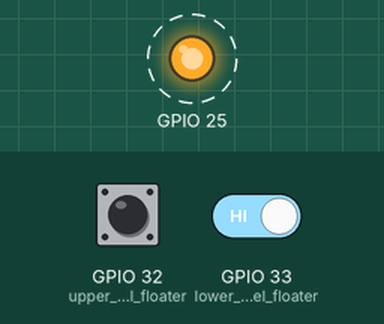
The sketch below on a simulated ESP32. Shown: output pins drawn as LEDs (lit = HIGH). Dashed ring = blinking. The inputs (shaded band) are chosen by the test bench; at power-on: GPIO 32 (upper_level_floater) HIGH, GPIO 33 (lower_level_floater) HIGH. What the sketch prints to the serial monitor is not drawn.

Above: at 0.5 s.
Timing chart, 0 to 4.6 s (numbered marks = the images above):
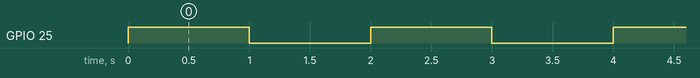

The sketch:

eerste_poging.ino
```cpp
void setup() {
  // start serial connection
  Serial.begin(115200);

  // Float switches
  // Result 0 means sensor is horizontal, 1 means sensor is vertical
  pinMode(32, INPUT_PULLUP); // upper level floater
  pinMode(33, INPUT_PULLUP); // lower level floater

  // Relay output
  pinMode(25, OUTPUT);
}

void loop() {

  //read the floater sensors
  int floaterSwitch1 = digitalRead(32);
  int floaterSwitch2 = digitalRead(33);


  //print out the value of the pushbutton
  Serial.print("Floater switch 1: ");
  Serial.println(floaterSwitch1);
  Serial.print("Floater switch 2: ");
  Serial.println(floaterSwitch2);

  digitalWrite(25, HIGH);
  delay(1000);
  digitalWrite(25, LOW);
  delay(1000);
}
```

Measured:
- by itself, GPIO 25: alternates HIGH for 1.0 s and LOW for 1.0 s
